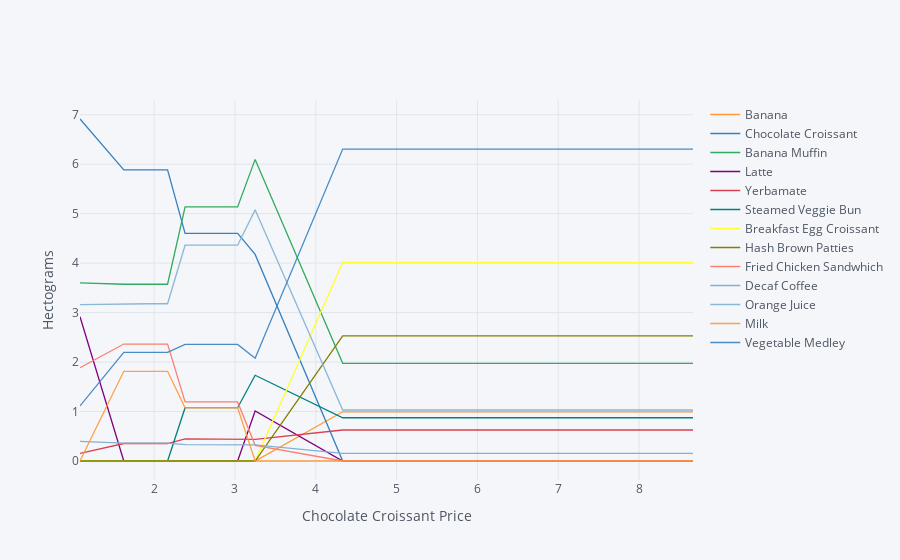

The code cell stored with this chart in its notebook:
### Code cell
#Sensitivity of Solution for Males On Campus to Changes in Chocolocate Croissant Prices 
ReferenceGood = 'Chocolate Croissant'

scale = [0.5,0.75,0.9,1.,1.1,1.2,1.3,1.4,1.5,2,4]

cost0 = solve_subsistence_problem(D,Prices,bmin[groupM],bmax[groupM],tol=tol).fun

my_p = Prices.copy()

diet = {}
for s in scale:

    my_p[ReferenceGood] = Prices[ReferenceGood]*s
    result = solve_subsistence_problem(D,my_p,bmin[groupM],bmax[groupM],tol=tol)
    diet[my_p[ReferenceGood]] = result.diet

Diet_response = pd.DataFrame(diet).T
Diet_response.index.name = '%s Price' % ReferenceGood

Diet_response.reset_index(inplace=True)

# Get rid of units for index (cufflinks chokes)
Diet_response['%s Price' % ReferenceGood] = Diet_response['%s Price' % ReferenceGood].apply(lambda x: x.magnitude)

Diet_response = Diet_response.set_index('%s Price' % ReferenceGood)

# Just look at goods consumed in quantities greater than error tolerance
Diet_response.loc[:,(Diet_response>tol).sum()>0].iplot(xTitle='%s Price' % ReferenceGood,yTitle='Hectograms')

### Figure 1 — Plotly figure (JSON) as saved in the notebook; plotly's stock layout.template omitted (floating-point values rounded to 4 significant figures)
{"data": [{"line": {"color": "rgba(255, 153, 51, 1.0)", "dash": "solid", "shape": "linear", "width": 1.3}, "mode": "lines", "name": "Banana", "text": "", "type": "scatter", "x": [1.083, 1.625, 1.95, 2.167, 2.383, 2.6, 2.817, 3.033, 3.25, 4.333, 8.667], "y": [1.733e-08, 1.985e-08, 3.097e-09, 2.183e-08, 2.112e-09, 1.061e-08, 4.456e-09, 1.358e-07, 1.97e-10, 0.9945, 0.9945]}, {"line": {"color": "rgba(55, 128, 191, 1.0)", "dash": "solid", "shape": "linear", "width": 1.3}, "mode": "lines", "name": "Chocolate Croissant", "text": "", "type": "scatter", "x": [1.083, 1.625, 1.95, 2.167, 2.383, 2.6, 2.817, 3.033, 3.25, 4.333, 8.667], "y": [6.913, 5.886, 5.886, 5.886, 4.602, 4.602, 4.602, 4.602, 4.176, 2.106e-11, 4.802e-12]}, {"line": {"color": "rgba(50, 171, 96, 1.0)", "dash": "solid", "shape": "linear", "width": 1.3}, "mode": "lines", "name": "Banana Muffin", "text": "", "type": "scatter", "x": [1.083, 1.625, 1.95, 2.167, 2.383, 2.6, 2.817, 3.033, 3.25, 4.333, 8.667], "y": [3.601, 3.573, 3.573, 3.573, 5.136, 5.136, 5.136, 5.136, 6.096, 1.975, 1.975]}, {"line": {"color": "rgba(128, 0, 128, 1.0)", "dash": "solid", "shape": "linear", "width": 1.3}, "mode": "lines", "name": "Latte", "text": "", "type": "scatter", "x": [1.083, 1.625, 1.95, 2.167, 2.383, 2.6, 2.817, 3.033, 3.25, 4.333, 8.667], "y": [2.918, 1.055e-08, 1.931e-10, 7.099e-08, 6.57e-09, 5.699e-08, 2.87e-10, 7.428e-07, 1.011, 5.752e-11, 4.624e-11]}, {"line": {"color": "rgba(219, 64, 82, 1.0)", "dash": "solid", "shape": "linear", "width": 1.3}, "mode": "lines", "name": "Yerbamate", "text": "", "type": "scatter", "x": [1.083, 1.625, 1.95, 2.167, 2.383, 2.6, 2.817, 3.033, 3.25, 4.333, 8.667], "y": [0.1549, 0.3535, 0.3535, 0.3535, 0.4485, 0.4485, 0.4485, 0.4485, 0.4375, 0.6266, 0.6266]}, {"line": {"color": "rgba(0, 128, 128, 1.0)", "dash": "solid", "shape": "linear", "width": 1.3}, "mode": "lines", "name": "Steamed Veggie Bun", "text": "", "type": "scatter", "x": [1.083, 1.625, 1.95, 2.167, 2.383, 2.6, 2.817, 3.033, 3.25, 4.333, 8.667], "y": [3.734e-09, 3.436e-09, 1.191e-09, 6.455e-08, 1.077, 1.077, 1.077, 1.077, 1.733, 0.874, 0.874]}, {"line": {"color": "rgba(255, 255, 51, 1.0)", "dash": "solid", "shape": "linear", "width": 1.3}, "mode": "lines", "name": "Breakfast Egg Croissant ", "text": "", "type": "scatter", "x": [1.083, 1.625, 1.95, 2.167, 2.383, 2.6, 2.817, 3.033, 3.25, 4.333, 8.667], "y": [6.124e-09, 6.039e-09, 1.658e-09, 1.536e-08, 1.809e-09, 7.393e-09, 1.879e-09, 5.359e-08, 6.203e-10, 4.012, 4.012]}, {"line": {"color": "rgba(128, 128, 0, 1.0)", "dash": "solid", "shape": "linear", "width": 1.3}, "mode": "lines", "name": "Hash Brown Patties", "text": "", "type": "scatter", "x": [1.083, 1.625, 1.95, 2.167, 2.383, 2.6, 2.817, 3.033, 3.25, 4.333, 8.667], "y": [9.856e-09, 3.887e-09, 1.834e-08, 1.003e-07, 3.762e-10, 3.124e-09, 5.26e-09, 8.598e-09, 8.967e-11, 2.527, 2.527]}, {"line": {"color": "rgba(251, 128, 114, 1.0)", "dash": "solid", "shape": "linear", "width": 1.3}, "mode": "lines", "name": "Fried Chicken Sandwhich", "text": "", "type": "scatter", "x": [1.083, 1.625, 1.95, 2.167, 2.383, 2.6, 2.817, 3.033, 3.25, 4.333, 8.667], "y": [1.887, 2.364, 2.364, 2.364, 1.194, 1.194, 1.194, 1.194, 0.3171, 6.087e-11, 2.791e-10]}, {"line": {"color": "rgba(128, 177, 211, 1.0)", "dash": "solid", "shape": "linear", "width": 1.3}, "mode": "lines", "name": "Decaf Coffee", "text": "", "type": "scatter", "x": [1.083, 1.625, 1.95, 2.167, 2.383, 2.6, 2.817, 3.033, 3.25, 4.333, 8.667], "y": [0.397, 0.3611, 0.3611, 0.3611, 0.3306, 0.3306, 0.3306, 0.3306, 0.3245, 0.1528, 0.1528]}, {"line": {"color": "rgba(128, 177, 211, 0.8999999999999999)", "dash": "solid", "shape": "linear", "width": 1.3}, "mode": "lines", "name": "Orange Juice", "text": "", "type": "scatter", "x": [1.083, 1.625, 1.95, 2.167, 2.383, 2.6, 2.817, 3.033, 3.25, 4.333, 8.667], "y": [3.162, 3.179, 3.179, 3.179, 4.362, 4.362, 4.362, 4.362, 5.077, 1.031, 1.031]}, {"line": {"color": "rgba(255, 153, 51, 0.8999999999999999)", "dash": "solid", "shape": "linear", "width": 1.3}, "mode": "lines", "name": "Milk", "text": "", "type": "scatter", "x": [1.083, 1.625, 1.95, 2.167, 2.383, 2.6, 2.817, 3.033, 3.25, 4.333, 8.667], "y": [1.033e-09, 1.813, 1.813, 1.813, 1.077, 1.077, 1.077, 1.077, 2.931e-09, 3.848e-11, 2.998e-11]}, {"line": {"color": "rgba(55, 128, 191, 0.8999999999999999)", "dash": "solid", "shape": "linear", "width": 1.3}, "mode": "lines", "name": "Vegetable Medley", "text": "", "type": "scatter", "x": [1.083, 1.625, 1.95, 2.167, 2.383, 2.6, 2.817, 3.033, 3.25, 4.333, 8.667], "y": [1.113, 2.197, 2.197, 2.197, 2.356, 2.356, 2.356, 2.356, 2.078, 6.305, 6.305]}], "layout": {"autosize": true, "legend": {"bgcolor": "#F5F6F9", "font": {"color": "#4D5663"}}, "paper_bgcolor": "#F5F6F9", "plot_bgcolor": "#F5F6F9", "title": {"font": {"color": "#4D5663"}}, "xaxis": {"autorange": true, "gridcolor": "#E1E5ED", "range": [1.083, 8.667], "showgrid": true, "tickfont": {"color": "#4D5663"}, "title": {"font": {"color": "#4D5663"}, "text": "Chocolate Croissant Price"}, "type": "linear", "zerolinecolor": "#E1E5ED"}, "yaxis": {"autorange": true, "gridcolor": "#E1E5ED", "range": [-0.3841, 7.297], "showgrid": true, "tickfont": {"color": "#4D5663"}, "title": {"font": {"color": "#4D5663"}, "text": "Hectograms"}, "type": "linear", "zerolinecolor": "#E1E5ED"}}}
